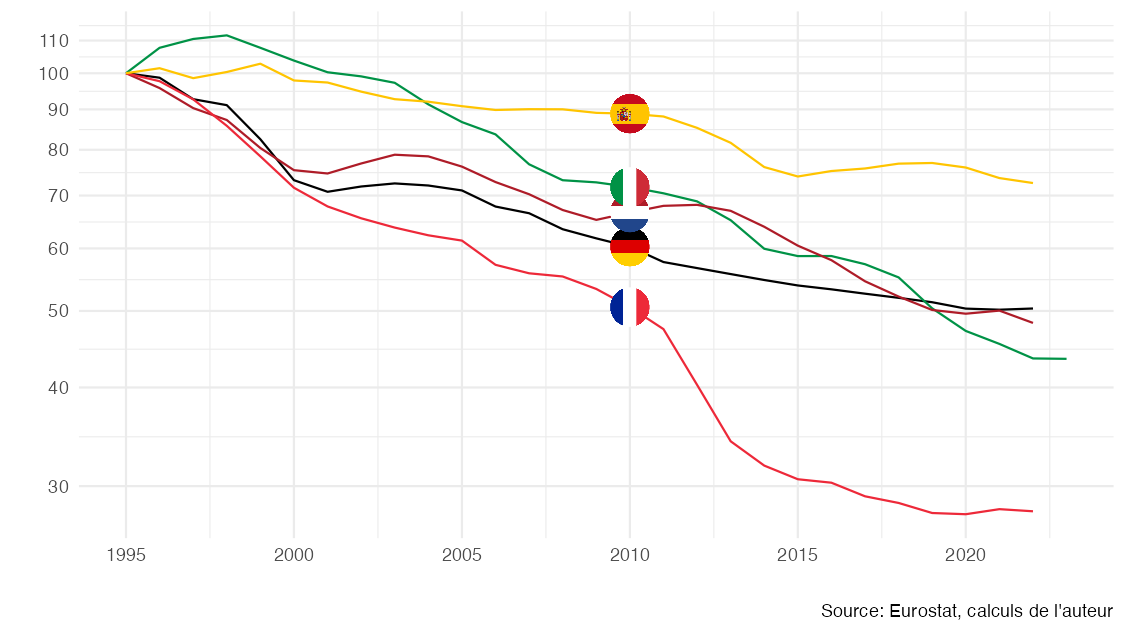

This figure's R source:
library(tidyverse)
library(readxl)

load("colors.RData")
load("geo.RData")

figure3 <- "https://ec.europa.eu/eurostat/api/dissemination/sdmx/2.1/data/NAMA_10_CO3_P3/A.PD15_EUR.CP08.FR+DE+IT+NL+ES" |> 
  rsdmx::readSDMX() |>
  as_tibble() |>
  left_join(geo, by = "geo") |>
  mutate(date = as.Date(paste0(obsTime, "-01-01"))) |>
  filter(date >= as.Date("1995-01-01"),
         date <= as.Date("2023-01-01")) |>
  group_by(Geo) |>
  mutate(obsValue = 100*obsValue/obsValue[date == as.Date("1995-01-01")])

figure3 %>%
  left_join(colors, by = c("Geo" = "country")) %>%
  ggplot + geom_line(aes(x = date, y = obsValue, color = color)) +
  theme_minimal()  +
  ggimage::geom_image(data = . %>%
               group_by(date) %>%
               filter(n() == 5) %>%
               arrange(obsValue) %>%
               mutate(dist = min(obsValue[2]-obsValue[1],obsValue[3]-obsValue[2],
                                 obsValue[4]-obsValue[3],obsValue[5]-obsValue[4])) %>%
               arrange(-dist, date) %>%
               head(5) %>%
               mutate(image = paste0("flags/", str_to_lower(gsub(" ", "-", Geo)), ".png")),
             aes(x = date, y = obsValue, image = image), asp = 1.5) +
  scale_color_identity() + xlab("") + ylab("") +
  scale_x_date(breaks = as.Date(paste0(seq(1960, 2020, 5), "-01-01")),
               labels = date_format("%Y")) +
  theme(legend.position = c(0.2, 0.85),
        legend.title = element_blank()) +
  scale_y_log10(breaks = seq(10, 300, 10)) +
  labs(caption = "Source: Eurostat, calculs de l'auteur")


ggsave("figure3.png", width = 1.25*6, height = 1.25*3.375, bg = "white", dpi = 150)
ggsave("figure3.pdf", width = 1.25*6, height = 1.25*3.375, dpi = 150)
